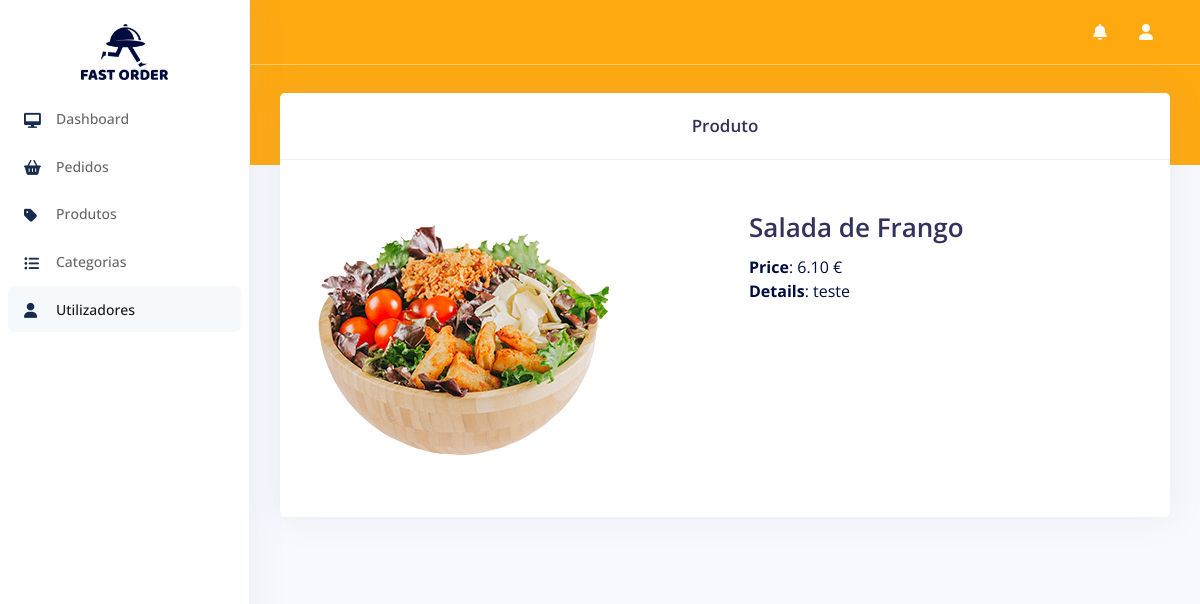
The app's page /Admin/pages/testing/produtoDetalhes.php?idProduto=18 with its own data.
### tables this page shows
CREATE TABLE `produtos` (
  `idProduto` int(11) NOT NULL,
  `NomeProduto` text NOT NULL,
  `Preco` decimal(10,2) DEFAULT NULL,
  `Preco_Individual` decimal(10,2) DEFAULT NULL,
  `Preco_Media` decimal(10,2) DEFAULT NULL,
  `Preco_Familiar` decimal(10,2) DEFAULT NULL,
  `idCategoria` int(11) NOT NULL,
  `Imagem` text NOT NULL,
  `Descricao` text NOT NULL
);

### Admin/assets/php/products.php (called while the page is built, shortened)
<?php
	class Product {
		private $idProduto;
		public function setIdProduto($value){
			$this->idProduto = $value;
		}
		public function productDetails() {
			require("dbconnect.php");
			$sql = "SELECT * FROM produtos WHERE idProduto = " . $this->idProduto;
			$query = $connect->query($sql);
			$produtos = $query->fetchAll(PDO::FETCH_ASSOC);
			return $produtos;
		}
	}

### Admin/pages/testing/produtoDetalhes.php (the view, shortened to what this page needs)
<?php
  include_once "../../assets/php/products.php";
  if (isset($_GET["idProduto"])){
    $produto = new Product();
    $produto->setIdProduto($_GET["idProduto"]);
    $produtoDetalhe = $produto->productDetails()[0];
  }
?>
<!DOCTYPE html>
<html>
<head>
  <link rel="stylesheet" href="../../assets/vendor/nucleo/css/nucleo.css" type="text/css">
  <link rel="stylesheet" href="../../assets/vendor/fontawesome-free-6.1.1-web/css/all.min.css" type="text/css">
  <link rel="stylesheet" href="../../assets/css/argon.css?v=1.2.0" type="text/css">
</head>
<body>
  <nav class="navbar navbar-top navbar-expand navbar-dark bg-primary border-bottom">
    <div class="container-fluid">
      <div class="collapse navbar-collapse" id="navbarSupportedContent">
        <ul class="navbar-nav align-items-center  ml-md-auto ">
          <li class="nav-item dropdown">
            <a class="nav-link" href="#" role="button" data-toggle="dropdown" aria-haspopup="true" aria-expanded="false">
              <i class="fas fa-bell"></i>
            </a>
          </li>
        </ul>
        <ul class="navbar-nav align-items-center ml-auto ml-md-0">
            <li class="nav-item dropdown">
              <a class="nav-link" href="#" role="button" data-toggle="dropdown" aria-haspopup="true" aria-expanded="false">
                  <i class="fas fa-user"></i>
              </a>
            </li>
          </ul>
      </div>
    </div>
  </nav><s></s>
  <nav class="sidenav navbar navbar-vertical fixed-left navbar-expand-xs navbar-light bg-white" id="sidenav-main">
    <div class="scrollbar-inner">
      <div class="sidenav-header  align-items-center">
        <a class="navbar-brand" href="dashboard.php">
          <img src="../../assets/img/brand/blue.png" class="navbar-brand-img" alt="...">
        </a>
      </div>
      <div class="navbar-inner">
        <div class="collapse navbar-collapse" id="sidenav-collapse-main">
          <ul class="navbar-nav">
            <li class="nav-item">
              <a class="nav-link" href="../dashboard.php">
                <i class="ni fas fa-desktop text-default"></i>
                <span class="nav-link-text">Dashboard</span>
              </a>
            </li>
            <li class="nav-item">
              <a class="nav-link" href="../pedidos.php">
                <i class="ni fas fa-shopping-basket text-default"></i>
                <span class="nav-link-text">Pedidos</span>
              </a>
            </li>
            <li class="nav-item">
              <a class="nav-link" href="../produtos.php">
                <i class="ni fas fa-tag text-default"></i>
                <span class="nav-link-text">Produtos</span>
              </a>
            </li>
            <li class="nav-item">
              <a class="nav-link" href="../categorias.php">
                <i class="ni fas fa-list-ul text-default"></i>
                <span class="nav-link-text">Categorias</span>
              </a>
            </li>
            <li class="nav-item">
              <a class="nav-link active" href="../utilizadores.php">
                <i class="ni fas fa-user text-default"></i>
                <span class="nav-link-text">Utilizadores</span>
              </a>
            </li>
          </ul>
        </div>
      </div>
    </div>
  </nav>
  <div class="main-content" id="panel">
    <div class="container-fluid mt--6">
      <div class="row">
        <div class="col-xl-12 order-xl-1 center">
          <div class="card">
            <div class="card-header">
              <div class="row align-items-center">
                <div class="col-12">
                  <h3 class="mb-0 text-center"><?php echo "Produto" ?></h3>
                </div>
              </div>
            </div>
            <div class="card-body">
              <div class="row">
                <div class="col-lg-6 col-md-6 col-sm-1 p-4">
                  <img src="../../../FastOrder_Produtos/<?php echo $produtoDetalhe["Imagem"]; ?>" alt="<?php echo $produtoDetalhe["NomeProduto"]; ?>" class="rounded-lg" style="max-width: 100%; width: auto; height: auto;">
                </div>
                <div class="col-lg-6 col-md-6 col-sm-1 p-4">
                  <span class="">
                    <h1 class="text-left"><?php echo $produtoDetalhe["NomeProduto"]; ?></h1>
                    <strong>Price</strong>: <?php echo $produtoDetalhe["Preco"]; ?> €<br>
                    <strong>Details</strong>: teste <br>
                  </span>
                </div>
              </div>
            </div>
          </div>
        </div>
      </div>
      <footer class="footer pt-0">
      </footer>
    </div>
  </div>
</body>
</html>

### records on screen
produtos: Imagem (picture), NomeProduto "Salada de Frango", Preco "6.10"
